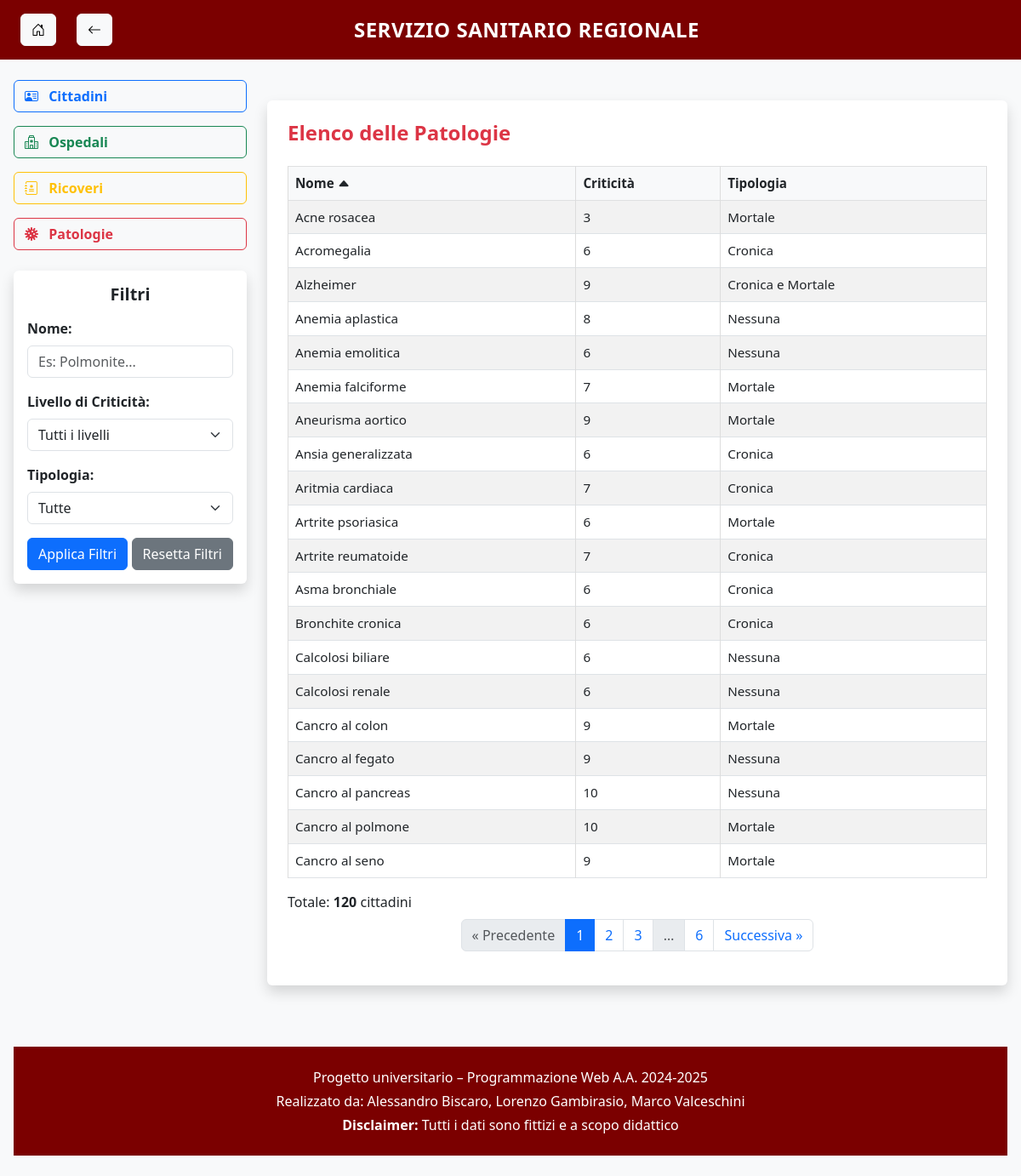
Page /patologie/ on the committed database.
### main/models.py (models this page shows, shortened)
class Patologia(models.Model):
    cod = models.CharField(primary_key=True, max_length=10)
    nome = models.TextField(max_length=100)
    criticita = models.IntegerField()
    class Meta:
        db_table = 'main_patologia'
        managed = False

### main/views.py (the view)
# urls.py: path('patologie/', views.lista_patologie, name='patologie'),
def lista_patologie(request):
    patologie_base = models.Patologia.objects.all()
    nome_query = request.GET.get('nome')
    criticita_query = request.GET.get('criticita')
    tipologia_query = request.GET.get('tipologia')
    if nome_query:
        patologie_base = patologie_base.filter(nome__icontains=nome_query)
    if criticita_query:
        patologie_base = patologie_base.filter(criticita=criticita_query)
    patologie = []
    for p in patologie_base:
        tipi = []
        if models.PatologiaCronica.objects.filter(cod=p).exists():
            tipi.append("Cronica")
        if models.PatologiaMortale.objects.filter(cod=p).exists():
            tipi.append("Mortale")
        tipo = " e ".join(tipi) if tipi else "Nessuna"
        if not tipologia_query or tipologia_query in tipo:
            patologie.append({
                'codice': p.cod,
                'nome': p.nome,
                'criticita': p.criticita,
                'tipologia': tipo,
            })
    sort = request.GET.get("sort", "nome")
    order = request.GET.get("order", "asc")
    reverse = order == "desc"
    try:
        patologie.sort(key=lambda x: x.get(sort, "").lower() if isinstance(x.get(sort), str) else x.get(sort), reverse=reverse)
    except Exception:
        pass  # fallback: no sort
    paginator = Paginator(patologie, 20)
    page_number = request.GET.get("page")
    page_obj = paginator.get_page(page_number)
    return render(request, "patologie.html", {
        'page_obj': page_obj,
        'patologie': page_obj.object_list,
        'range_criticita': range(1, 11),
        'filtro_template': 'filtri/filtro_patologie.html',
        'current_sort': sort,
        'current_order': order,
    })

### main/templates/patologie.html (shortened to what this page needs)
{% extends "base.html" %}
{% block content %}
<div class="container-fluid px-0 py-4">
  <div class="row">
    <section class="col-12">
      <div class="bg-white p-4 rounded shadow">
        <h4 class="mb-4 text-danger fw-bold">Elenco delle Patologie</h4>
        <div class="table-responsive">
          <table class="table table-striped table-hover table-bordered w-100 text-center align-middle">
            <thead class="table-light">
  <tr>
    <th>
      <a href="?sort=nome&order={% if current_sort == 'nome' and current_order == 'asc' %}desc{% else %}asc{% endif %}" class="text-decoration-none text-dark">
        Nome
        {% if current_sort == 'nome' %}
          <i class="bi bi-caret-{% if current_order == 'asc' %}up{% else %}down{% endif %}-fill"></i>
        {% endif %}
      </a>
    </th>
    <th>
      <a href="?sort=criticita&order={% if current_sort == 'criticita' and current_order == 'asc' %}desc{% else %}asc{% endif %}" class="text-decoration-none text-dark">
        Criticità
      </a>
    </th>
    <th>
      <a href="?sort=tipologia&order={% if current_sort == 'tipologia' and current_order == 'asc' %}desc{% else %}asc{% endif %}" class="text-decoration-none text-dark">
        Tipologia
      </a>
    </th>
  </tr>
</thead>
            <tbody>
  {% for patologia in patologie %}
  <tr>
    <td>{{ patologia.nome }}</td>
    <td>{{ patologia.criticita }}</td>
    <td>{{ patologia.tipologia }}</td>
  </tr>
  {% empty %}
  <tr>
    <td colspan="3" class="text-center text-muted">Nessuna patologia trovata.</td>
  </tr>
  {% endfor %}
</tbody>
          </table>
          {% include 'partials/paginazione.html' %}
        </div>
      </div>
    </section>
  </div>
</div>
{% endblock %}

### main/static/css/style.css (style rules this page uses)
body { background-color: #f8f9fa; }
table { width: 100%; border-collapse: collapse; table-layout: auto; font-size: 0.95rem; }
th, td { padding: 0.75rem; border: 1px solid #ddd; text-align: left; word-break: break-word; }

### rows in the picture
Patologia: nome "Acne rosacea"
Patologia: nome "Acromegalia"
Patologia: nome "Alzheimer"
Patologia: nome "Anemia aplastica"
Patologia: nome "Anemia emolitica"
Patologia: nome "Anemia falciforme"
Patologia: nome "Aneurisma aortico"
Patologia: nome "Ansia generalizzata"
Patologia: nome "Aritmia cardiaca"
Patologia: nome "Artrite psoriasica"
Patologia: nome "Artrite reumatoide"
Patologia: nome "Asma bronchiale"
Patologia: nome "Bronchite cronica"
Patologia: nome "Calcolosi biliare"
Patologia: nome "Calcolosi renale"
Patologia: nome "Cancro al colon"
Patologia: nome "Cancro al fegato"
Patologia: nome "Cancro al pancreas"
Patologia: nome "Cancro al polmone"
Patologia: nome "Cancro al seno"

### other values in the picture
{{ titolo_pagina|default:"Servizio Sanitario Regionale" }} "SERVIZIO SANITARIO REGIONALE"
{{ patologia.criticita }} "3" "6" "9" "8" "6" "7" "9" "6" "7" "6" "7" "6" "6" "6" "6" "9" "9" "10" "10" "9"
{{ patologia.tipologia }} "Mortale" "Cronica" "Cronica e Mortale" "Nessuna" "Nessuna" "Mortale" "Mortale" "Cronica" "Cronica" "Mortale" "Cronica" "Cronica" "Cronica" "Nessuna" "Nessuna" "Mortale" "Nessuna" "Nessuna" "Mortale" "Mortale"
{{ page_obj.paginator.count }} "120"
{{ num }} "1"
{{ num }} "2" "3"
{{ num }} "6"
